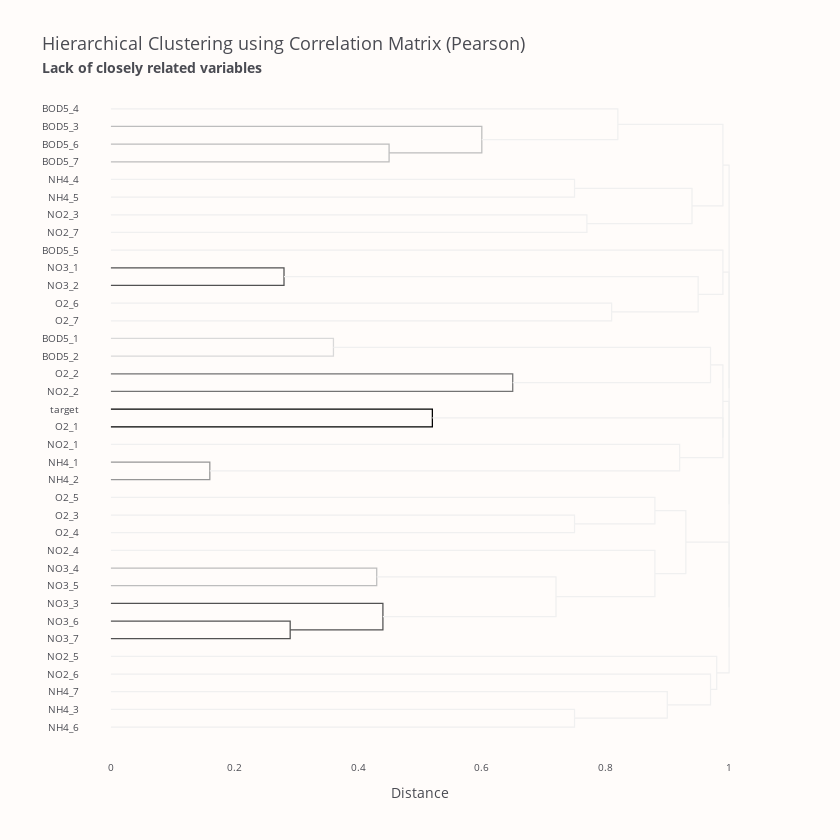

The code cell stored with this chart in its notebook:
### Markdown cell above
<p style="
    font-size: 20px;
    font-family: 'JetBrains Mono';
    color: #4A4B52;
    border-bottom: 2px solid #FF7F51;
">
    <b>Correlation Matrix</b> 📜
</p>

<p style="
    font-size: 16px;
    font-family: 'JetBrains Mono';
    text-align: justify;
    text-justify: inter-word;
">
    As we can see, only <code>O2_1</code> and <code>O2_2</code> are somewhat correlated with the target variable ($0.48$ and $0.22$, respectively). When we think about it, this seems to be logical since these stations are located close to each other, and features represent the same variable as the target one. Also, <code>O2_2</code> is less correlated (this station is further away). <b>I also checked the Spearman correlation, but the situation is similar to the Pearson one, i.e. weakly correlated features.</b> Moreover, most correlated pairs are related to the <code>NO3-Variables</code>.<br><br>
    Since we have the correlation matrix, we can utilise it for another visualisation - hierarchical clustering. Nevertheless, relying on correlations requires an additional step because <b>correlation measures the similarity between variables, but in hierarchical clustering, we need to provide dissimilarity (distance) between them.</b> We can treat dissimilarity as $\textrm{dissimilarity} = 1 - \textrm{abs(correlation)}$. And that's all.
</p>

### Code cell
dissimilarity = 1 - np.abs(pearson_corr)

fig = ff.create_dendrogram(
    dissimilarity,
    labels=pearson_corr.columns,
    orientation="left",
    colorscale=px.colors.sequential.Greys[1:],
    # squareform() returns lower triangular in compressed form - as 1D array.
    linkagefun=lambda x: linkage(squareform(dissimilarity), method="complete"),
)
fig.update_xaxes(showline=False, title="Distance", ticks="", range=[-0.05, 1.05], tickfont_size=10)
fig.update_yaxes(showline=False, ticks="", tickfont_size=10)
fig.update_layout(
    font_color=FONT_COLOR,
    title="Hierarchical Clustering using Correlation Matrix (Pearson)<br>"
    "<span style='font-size: 75%; font-weight: bold;'>"
    "Lack of closely related variables</span>",
    title_font_size=18,
    plot_bgcolor=BACKGROUND_COLOR,
    paper_bgcolor=BACKGROUND_COLOR,
    height=840,
    width=840,
)
fig.update_traces(line_width=1.25, opacity=1)
fig.show()

### Figure 1 — Plotly figure (JSON) as saved in the notebook; plotly's stock layout.template omitted (floating-point values rounded to 4 significant figures)
{"data": [{"hoverinfo": "text", "line": {"width": 1.25}, "marker": {"color": "rgb(189,189,189)"}, "mode": "lines", "opacity": 1, "type": "scatter", "x": [0, 0.45, 0.45, 0], "xaxis": "x", "y": [-25, -25, -35, -35], "yaxis": "y"}, {"hoverinfo": "text", "line": {"width": 1.25}, "marker": {"color": "rgb(189,189,189)"}, "mode": "lines", "opacity": 1, "type": "scatter", "x": [0, 0.6, 0.6, 0.45], "xaxis": "x", "y": [-15, -15, -30, -30], "yaxis": "y"}, {"hoverinfo": "text", "line": {"width": 1.25}, "marker": {"color": "rgb(240,240,240)"}, "mode": "lines", "opacity": 1, "type": "scatter", "x": [0, 0.82, 0.82, 0.6], "xaxis": "x", "y": [-5, -5, -22.5, -22.5], "yaxis": "y"}, {"hoverinfo": "text", "line": {"width": 1.25}, "marker": {"color": "rgb(240,240,240)"}, "mode": "lines", "opacity": 1, "type": "scatter", "x": [0, 0.75, 0.75, 0], "xaxis": "x", "y": [-45, -45, -55, -55], "yaxis": "y"}, {"hoverinfo": "text", "line": {"width": 1.25}, "marker": {"color": "rgb(240,240,240)"}, "mode": "lines", "opacity": 1, "type": "scatter", "x": [0, 0.77, 0.77, 0], "xaxis": "x", "y": [-65, -65, -75, -75], "yaxis": "y"}, {"hoverinfo": "text", "line": {"width": 1.25}, "marker": {"color": "rgb(240,240,240)"}, "mode": "lines", "opacity": 1, "type": "scatter", "x": [0.75, 0.94, 0.94, 0.77], "xaxis": "x", "y": [-50, -50, -70, -70], "yaxis": "y"}, {"hoverinfo": "text", "line": {"width": 1.25}, "marker": {"color": "rgb(240,240,240)"}, "mode": "lines", "opacity": 1, "type": "scatter", "x": [0.82, 0.99, 0.99, 0.94], "xaxis": "x", "y": [-13.75, -13.75, -60, -60], "yaxis": "y"}, {"hoverinfo": "text", "line": {"width": 1.25}, "marker": {"color": "rgb(82,82,82)"}, "mode": "lines", "opacity": 1, "type": "scatter", "x": [0, 0.28, 0.28, 0], "xaxis": "x", "y": [-95, -95, -105, -105], "yaxis": "y"}, {"hoverinfo": "text", "line": {"width": 1.25}, "marker": {"color": "rgb(240,240,240)"}, "mode": "lines", "opacity": 1, "type": "scatter", "x": [0, 0.81, 0.81, 0], "xaxis": "x", "y": [-115, -115, -125, -125], "yaxis": "y"}, {"hoverinfo": "text", "line": {"width": 1.25}, "marker": {"color": "rgb(240,240,240)"}, "mode": "lines", "opacity": 1, "type": "scatter", "x": [0.28, 0.95, 0.95, 0.81], "xaxis": "x", "y": [-100, -100, -120, -120], "yaxis": "y"}, {"hoverinfo": "text", "line": {"width": 1.25}, "marker": {"color": "rgb(240,240,240)"}, "mode": "lines", "opacity": 1, "type": "scatter", "x": [0, 0.99, 0.99, 0.95], "xaxis": "x", "y": [-85, -85, -110, -110], "yaxis": "y"}, {"hoverinfo": "text", "line": {"width": 1.25}, "marker": {"color": "rgb(217,217,217)"}, "mode": "lines", "opacity": 1, "type": "scatter", "x": [0, 0.36, 0.36, 0], "xaxis": "x", "y": [-135, -135, -145, -145], "yaxis": "y"}, {"hoverinfo": "text", "line": {"width": 1.25}, "marker": {"color": "rgb(115,115,115)"}, "mode": "lines", "opacity": 1, "type": "scatter", "x": [0, 0.65, 0.65, 0], "xaxis": "x", "y": [-155, -155, -165, -165], "yaxis": "y"}, {"hoverinfo": "text", "line": {"width": 1.25}, "marker": {"color": "rgb(240,240,240)"}, "mode": "lines", "opacity": 1, "type": "scatter", "x": [0.36, 0.97, 0.97, 0.65], "xaxis": "x", "y": [-140, -140, -160, -160], "yaxis": "y"}, {"hoverinfo": "text", "line": {"width": 1.25}, "marker": {"color": "rgb(0,0,0)"}, "mode": "lines", "opacity": 1, "type": "scatter", "x": [0, 0.52, 0.52, 0], "xaxis": "x", "y": [-175, -175, -185, -185], "yaxis": "y"}, {"hoverinfo": "text", "line": {"width": 1.25}, "marker": {"color": "rgb(150,150,150)"}, "mode": "lines", "opacity": 1, "type": "scatter", "x": [0, 0.16, 0.16, 0], "xaxis": "x", "y": [-205, -205, -215, -215], "yaxis": "y"}, {"hoverinfo": "text", "line": {"width": 1.25}, "marker": {"color": "rgb(240,240,240)"}, "mode": "lines", "opacity": 1, "type": "scatter", "x": [0, 0.92, 0.92, 0.16], "xaxis": "x", "y": [-195, -195, -210, -210], "yaxis": "y"}, {"hoverinfo": "text", "line": {"width": 1.25}, "marker": {"color": "rgb(240,240,240)"}, "mode": "lines", "opacity": 1, "type": "scatter", "x": [0.52, 0.99, 0.99, 0.92], "xaxis": "x", "y": [-180, -180, -202.5, -202.5], "yaxis": "y"}, {"hoverinfo": "text", "line": {"width": 1.25}, "marker": {"color": "rgb(240,240,240)"}, "mode": "lines", "opacity": 1, "type": "scatter", "x": [0.97, 0.99, 0.99, 0.99], "xaxis": "x", "y": [-150, -150, -191.2, -191.2], "yaxis": "y"}, {"hoverinfo": "text", "line": {"width": 1.25}, "marker": {"color": "rgb(240,240,240)"}, "mode": "lines", "opacity": 1, "type": "scatter", "x": [0, 0.75, 0.75, 0], "xaxis": "x", "y": [-235, -235, -245, -245], "yaxis": "y"}, {"hoverinfo": "text", "line": {"width": 1.25}, "marker": {"color": "rgb(240,240,240)"}, "mode": "lines", "opacity": 1, "type": "scatter", "x": [0, 0.88, 0.88, 0.75], "xaxis": "x", "y": [-225, -225, -240, -240], "yaxis": "y"}, {"hoverinfo": "text", "line": {"width": 1.25}, "marker": {"color": "rgb(189,189,189)"}, "mode": "lines", "opacity": 1, "type": "scatter", "x": [0, 0.43, 0.43, 0], "xaxis": "x", "y": [-265, -265, -275, -275], "yaxis": "y"}, {"hoverinfo": "text", "line": {"width": 1.25}, "marker": {"color": "rgb(82,82,82)"}, "mode": "lines", "opacity": 1, "type": "scatter", "x": [0, 0.29, 0.29, 0], "xaxis": "x", "y": [-295, -295, -305, -305], "yaxis": "y"}, {"hoverinfo": "text", "line": {"width": 1.25}, "marker": {"color": "rgb(82,82,82)"}, "mode": "lines", "opacity": 1, "type": "scatter", "x": [0, 0.44, 0.44, 0.29], "xaxis": "x", "y": [-285, -285, -300, -300], "yaxis": "y"}, {"hoverinfo": "text", "line": {"width": 1.25}, "marker": {"color": "rgb(240,240,240)"}, "mode": "lines", "opacity": 1, "type": "scatter", "x": [0.43, 0.72, 0.72, 0.44], "xaxis": "x", "y": [-270, -270, -292.5, -292.5], "yaxis": "y"}, {"hoverinfo": "text", "line": {"width": 1.25}, "marker": {"color": "rgb(240,240,240)"}, "mode": "lines", "opacity": 1, "type": "scatter", "x": [0, 0.88, 0.88, 0.72], "xaxis": "x", "y": [-255, -255, -281.2, -281.2], "yaxis": "y"}, {"hoverinfo": "text", "line": {"width": 1.25}, "marker": {"color": "rgb(240,240,240)"}, "mode": "lines", "opacity": 1, "type": "scatter", "x": [0.88, 0.93, 0.93, 0.88], "xaxis": "x", "y": [-232.5, -232.5, -268.1, -268.1], "yaxis": "y"}, {"hoverinfo": "text", "line": {"width": 1.25}, "marker": {"color": "rgb(240,240,240)"}, "mode": "lines", "opacity": 1, "type": "scatter", "x": [0, 0.75, 0.75, 0], "xaxis": "x", "y": [-345, -345, -355, -355], "yaxis": "y"}, {"hoverinfo": "text", "line": {"width": 1.25}, "marker": {"color": "rgb(240,240,240)"}, "mode": "lines", "opacity": 1, "type": "scatter", "x": [0, 0.9, 0.9, 0.75], "xaxis": "x", "y": [-335, -335, -350, -350], "yaxis": "y"}, {"hoverinfo": "text", "line": {"width": 1.25}, "marker": {"color": "rgb(240,240,240)"}, "mode": "lines", "opacity": 1, "type": "scatter", "x": [0, 0.97, 0.97, 0.9], "xaxis": "x", "y": [-325, -325, -342.5, -342.5], "yaxis": "y"}, {"hoverinfo": "text", "line": {"width": 1.25}, "marker": {"color": "rgb(240,240,240)"}, "mode": "lines", "opacity": 1, "type": "scatter", "x": [0, 0.98, 0.98, 0.97], "xaxis": "x", "y": [-315, -315, -333.8, -333.8], "yaxis": "y"}, {"hoverinfo": "text", "line": {"width": 1.25}, "marker": {"color": "rgb(240,240,240)"}, "mode": "lines", "opacity": 1, "type": "scatter", "x": [0.93, 1, 1, 0.98], "xaxis": "x", "y": [-250.3, -250.3, -324.4, -324.4], "yaxis": "y"}, {"hoverinfo": "text", "line": {"width": 1.25}, "marker": {"color": "rgb(240,240,240)"}, "mode": "lines", "opacity": 1, "type": "scatter", "x": [0.99, 1, 1, 1], "xaxis": "x", "y": [-170.6, -170.6, -287.3, -287.3], "yaxis": "y"}, {"hoverinfo": "text", "line": {"width": 1.25}, "marker": {"color": "rgb(240,240,240)"}, "mode": "lines", "opacity": 1, "type": "scatter", "x": [0.99, 1, 1, 1], "xaxis": "x", "y": [-97.5, -97.5, -229.0, -229.0], "yaxis": "y"}, {"hoverinfo": "text", "line": {"width": 1.25}, "marker": {"color": "rgb(240,240,240)"}, "mode": "lines", "opacity": 1, "type": "scatter", "x": [0.99, 1, 1, 1], "xaxis": "x", "y": [-36.88, -36.88, -163.2, -163.2], "yaxis": "y"}], "layout": {"autosize": false, "font": {"color": "#4A4B52"}, "height": 840, "hovermode": "closest", "paper_bgcolor": "#FFFCFA", "plot_bgcolor": "#FFFCFA", "showlegend": false, "title": {"font": {"size": 18}, "text": "Hierarchical Clustering using Correlation Matrix (Pearson)<br><span style='font-size: 75%; font-weight: bold;'>Lack of closely related variables</span>"}, "width": 840, "xaxis": {"mirror": "allticks", "range": [-0.05, 1.05], "rangemode": "tozero", "showgrid": false, "showline": false, "showticklabels": true, "tickfont": {"size": 10}, "ticks": "", "title": {"text": "Distance"}, "type": "linear", "zeroline": false}, "yaxis": {"mirror": "allticks", "rangemode": "tozero", "showgrid": false, "showline": false, "showticklabels": true, "tickfont": {"size": 10}, "tickmode": "array", "ticks": "", "ticktext": ["BOD5_4", "BOD5_3", "BOD5_6", "BOD5_7", "NH4_4", "NH4_5", "NO2_3", "NO2_7", "BOD5_5", "NO3_1", "NO3_2", "O2_6", "O2_7", "BOD5_1", "BOD5_2", "O2_2", "NO2_2", "target", "O2_1", "NO2_1", "NH4_1", "NH4_2", "O2_5", "O2_3", "O2_4", "NO2_4", "NO3_4", "NO3_5", "NO3_3", "NO3_6", "NO3_7", "NO2_5", "NO2_6", "NH4_7", "NH4_3", "NH4_6"], "tickvals": [-5, -15, -25, -35, -45, -55, -65, -75, -85, -95, -105, -115, -125, -135, -145, -155, -165, -175, -185, -195, -205, -215, -225, -235, -245, -255, -265, -275, -285, -295, -305, -315, -325, -335, -345, -355], "type": "linear", "zeroline": false}}}
